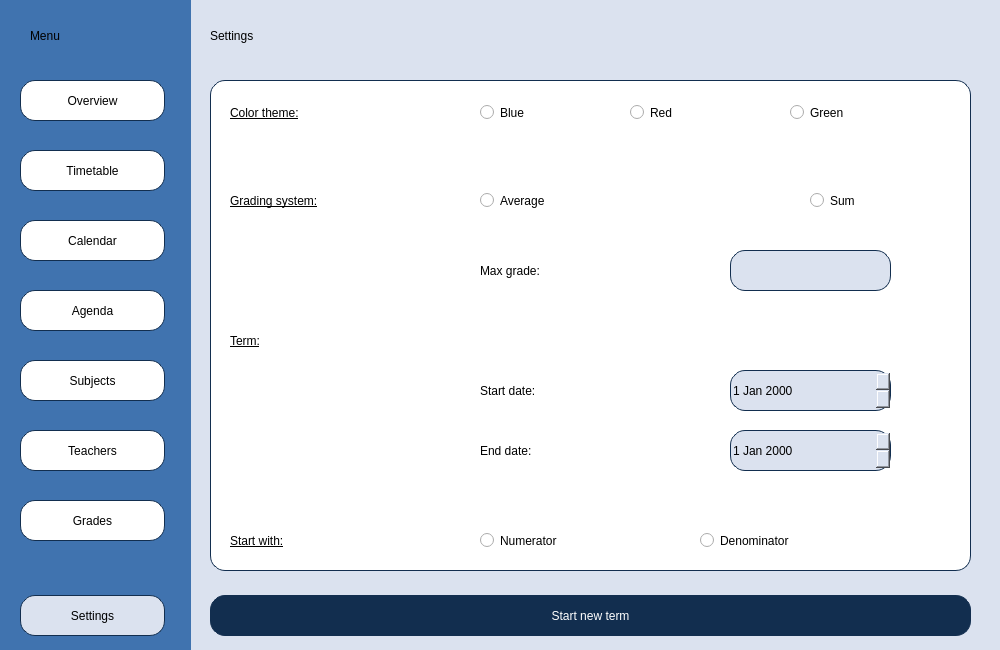
<?xml version="1.0" encoding="UTF-8"?>
<ui version="4.0">
 <class>SettingsMain</class>
 <widget class="QWidget" name="SettingsMain">
  <property name="geometry">
   <rect>
    <x>0</x>
    <y>0</y>
    <width>1000</width>
    <height>650</height>
   </rect>
  </property>
  <property name="sizePolicy">
   <sizepolicy hsizetype="Fixed" vsizetype="Fixed">
    <horstretch>0</horstretch>
    <verstretch>0</verstretch>
   </sizepolicy>
  </property>
  <property name="minimumSize">
   <size>
    <width>1000</width>
    <height>650</height>
   </size>
  </property>
  <property name="maximumSize">
   <size>
    <width>1000</width>
    <height>650</height>
   </size>
  </property>
  <property name="windowTitle">
   <string>Form</string>
  </property>
  <widget class="QWidget" name="widget_Settings" native="true">
   <property name="geometry">
    <rect>
     <x>190</x>
     <y>0</y>
     <width>811</width>
     <height>650</height>
    </rect>
   </property>
   <property name="styleSheet">
    <string notr="true">background-color:rgb(219, 226, 239);</string>
   </property>
   <widget class="QLabel" name="label_Settings">
    <property name="geometry">
     <rect>
      <x>20</x>
      <y>10</y>
      <width>231</width>
      <height>51</height>
     </rect>
    </property>
    <property name="styleSheet">
     <string notr="true">color: black;
font: 75 28pt &quot;Gentium Book Basic&quot;;</string>
    </property>
    <property name="text">
     <string>Settings</string>
    </property>
   </widget>
   <widget class="QPushButton" name="pushButton_StartNewTerm">
    <property name="geometry">
     <rect>
      <x>20</x>
      <y>595</y>
      <width>761</width>
      <height>41</height>
     </rect>
    </property>
    <property name="styleSheet">
     <string notr="true">background-color:rgb(18, 46, 79);
border-radius:15px;
border-style: solid;
border-width: 1px;
border-color: rgb(18, 46, 79);
font: 75 20pt &quot;Gentium Book Basic&quot;;
color:white;</string>
    </property>
    <property name="text">
     <string>Start new term</string>
    </property>
   </widget>
   <widget class="QWidget" name="widget_Settings_2" native="true">
    <property name="geometry">
     <rect>
      <x>20</x>
      <y>80</y>
      <width>761</width>
      <height>491</height>
     </rect>
    </property>
    <property name="styleSheet">
     <string notr="true">background: rgb(255, 255, 255);
border-radius: 15px;
border-style: solid;
border-width: 1px;
border-color:rgb(18, 46, 79);</string>
    </property>
   </widget>
   <zorder>widget_Settings_2</zorder>
   <zorder>label_Settings</zorder>
   <zorder>pushButton_StartNewTerm</zorder>
  </widget>
  <widget class="QWidget" name="widget_Menu" native="true">
   <property name="geometry">
    <rect>
     <x>0</x>
     <y>0</y>
     <width>191</width>
     <height>651</height>
    </rect>
   </property>
   <property name="styleSheet">
    <string notr="true">background-color:rgb(64, 115, 175);</string>
   </property>
   <widget class="QLabel" name="label_Menu">
    <property name="geometry">
     <rect>
      <x>30</x>
      <y>10</y>
      <width>121</width>
      <height>51</height>
     </rect>
    </property>
    <property name="styleSheet">
     <string notr="true">color: black;
font: 75 28pt &quot;Gentium Book Basic&quot;;</string>
    </property>
    <property name="text">
     <string>Menu</string>
    </property>
   </widget>
   <widget class="QPushButton" name="pushButton_Overview">
    <property name="geometry">
     <rect>
      <x>20</x>
      <y>80</y>
      <width>145</width>
      <height>41</height>
     </rect>
    </property>
    <property name="styleSheet">
     <string notr="true">font: 14pt &quot;Gentium Book Basic&quot;;
color: black;
background: rgb(255, 255, 255);
border-radius: 15px;
border-style: solid;
border-width: 1px;
border-color:rgb(18, 46, 79);</string>
    </property>
    <property name="text">
     <string>Overview</string>
    </property>
   </widget>
   <widget class="QPushButton" name="pushButton_Timetable">
    <property name="geometry">
     <rect>
      <x>20</x>
      <y>150</y>
      <width>145</width>
      <height>41</height>
     </rect>
    </property>
    <property name="styleSheet">
     <string notr="true">font: 14pt &quot;Gentium Book Basic&quot;;
color: black;
background: rgb(255, 255, 255);
border-radius: 15px;
border-style: solid;
border-width: 1px;
border-color:rgb(18, 46, 79);</string>
    </property>
    <property name="text">
     <string>Timetable</string>
    </property>
   </widget>
   <widget class="QPushButton" name="pushButton_Subjects">
    <property name="geometry">
     <rect>
      <x>20</x>
      <y>360</y>
      <width>145</width>
      <height>41</height>
     </rect>
    </property>
    <property name="styleSheet">
     <string notr="true">font: 14pt &quot;Gentium Book Basic&quot;;
color: black;
background: rgb(255, 255, 255);
border-radius: 15px;
border-style: solid;
border-width: 1px;
border-color:rgb(18, 46, 79);</string>
    </property>
    <property name="text">
     <string>Subjects</string>
    </property>
   </widget>
   <widget class="QPushButton" name="pushButton_Teachers">
    <property name="geometry">
     <rect>
      <x>20</x>
      <y>430</y>
      <width>145</width>
      <height>41</height>
     </rect>
    </property>
    <property name="styleSheet">
     <string notr="true">font: 14pt &quot;Gentium Book Basic&quot;;
color: black;
background: rgb(255, 255, 255);
border-radius: 15px;
border-style: solid;
border-width: 1px;
border-color:rgb(18, 46, 79);</string>
    </property>
    <property name="text">
     <string>Teachers</string>
    </property>
   </widget>
   <widget class="QPushButton" name="pushButton_Grades">
    <property name="geometry">
     <rect>
      <x>20</x>
      <y>500</y>
      <width>145</width>
      <height>41</height>
     </rect>
    </property>
    <property name="styleSheet">
     <string notr="true">font: 14pt &quot;Gentium Book Basic&quot;;
color: black;
background: rgb(255, 255, 255);
border-radius: 15px;
border-style: solid;
border-width: 1px;
border-color:rgb(18, 46, 79);</string>
    </property>
    <property name="text">
     <string>Grades</string>
    </property>
   </widget>
   <widget class="QPushButton" name="pushButton_Settings">
    <property name="geometry">
     <rect>
      <x>20</x>
      <y>595</y>
      <width>145</width>
      <height>41</height>
     </rect>
    </property>
    <property name="styleSheet">
     <string notr="true">font: 14pt &quot;Gentium Book Basic&quot;;
color: black;
background:rgb(219, 226, 239);
border-radius: 15px;
border-style: solid;
border-width: 1px;
border-color:rgb(18, 46, 79);</string>
    </property>
    <property name="text">
     <string>Settings</string>
    </property>
   </widget>
   <widget class="QPushButton" name="pushButton_Calendar">
    <property name="geometry">
     <rect>
      <x>20</x>
      <y>220</y>
      <width>145</width>
      <height>41</height>
     </rect>
    </property>
    <property name="styleSheet">
     <string notr="true">font: 14pt &quot;Gentium Book Basic&quot;;
color: black;
background: rgb(255, 255, 255);
border-radius: 15px;
border-style: solid;
border-width: 1px;
border-color:rgb(18, 46, 79);</string>
    </property>
    <property name="text">
     <string>Calendar</string>
    </property>
   </widget>
   <widget class="QPushButton" name="pushButton_Agenda">
    <property name="geometry">
     <rect>
      <x>20</x>
      <y>290</y>
      <width>145</width>
      <height>41</height>
     </rect>
    </property>
    <property name="styleSheet">
     <string notr="true">font: 14pt &quot;Gentium Book Basic&quot;;
color: black;
background: rgb(255, 255, 255);
border-radius: 15px;
border-style: solid;
border-width: 1px;
border-color:rgb(18, 46, 79);</string>
    </property>
    <property name="text">
     <string>Agenda</string>
    </property>
   </widget>
   <zorder>pushButton_Overview</zorder>
   <zorder>pushButton_Timetable</zorder>
   <zorder>pushButton_Subjects</zorder>
   <zorder>pushButton_Teachers</zorder>
   <zorder>pushButton_Grades</zorder>
   <zorder>pushButton_Settings</zorder>
   <zorder>label_Menu</zorder>
   <zorder>pushButton_Calendar</zorder>
   <zorder>pushButton_Agenda</zorder>
  </widget>
  <widget class="QWidget" name="widget_ColorTheme" native="true">
   <property name="geometry">
    <rect>
     <x>220</x>
     <y>85</y>
     <width>741</width>
     <height>50</height>
    </rect>
   </property>
   <property name="styleSheet">
    <string notr="true">background-color:white;</string>
   </property>
   <widget class="QLabel" name="label_ColorTheme_2">
    <property name="geometry">
     <rect>
      <x>10</x>
      <y>10</y>
      <width>171</width>
      <height>35</height>
     </rect>
    </property>
    <property name="styleSheet">
     <string notr="true">color: black;
font: 75 18pt &quot;Gentium Book Basic&quot;;
background-color: rgb(255, 255, 255);
text-decoration: underline;</string>
    </property>
    <property name="text">
     <string>Color theme:</string>
    </property>
   </widget>
   <widget class="QRadioButton" name="radioButton_Blue_2">
    <property name="geometry">
     <rect>
      <x>260</x>
      <y>10</y>
      <width>97</width>
      <height>35</height>
     </rect>
    </property>
    <property name="styleSheet">
     <string notr="true">color: black;
font: 75 18pt &quot;Gentium Book Basic&quot;;
background-color: rgb(255, 255, 255);</string>
    </property>
    <property name="text">
     <string>Blue</string>
    </property>
   </widget>
   <widget class="QRadioButton" name="radioButton_Red_2">
    <property name="geometry">
     <rect>
      <x>410</x>
      <y>10</y>
      <width>81</width>
      <height>35</height>
     </rect>
    </property>
    <property name="styleSheet">
     <string notr="true">color: black;
font: 75 18pt &quot;Gentium Book Basic&quot;;
background-color: rgb(255, 255, 255);</string>
    </property>
    <property name="text">
     <string>Red</string>
    </property>
   </widget>
   <widget class="QRadioButton" name="radioButton_Green_2">
    <property name="geometry">
     <rect>
      <x>570</x>
      <y>10</y>
      <width>101</width>
      <height>35</height>
     </rect>
    </property>
    <property name="styleSheet">
     <string notr="true">color: black;
font: 75 18pt &quot;Gentium Book Basic&quot;;
background-color: rgb(255, 255, 255);</string>
    </property>
    <property name="text">
     <string>Green</string>
    </property>
   </widget>
  </widget>
  <widget class="QWidget" name="widget_StartWith" native="true">
   <property name="geometry">
    <rect>
     <x>220</x>
     <y>520</y>
     <width>741</width>
     <height>41</height>
    </rect>
   </property>
   <property name="styleSheet">
    <string notr="true">background-color:white;</string>
   </property>
   <widget class="QLabel" name="label_StartWith_2">
    <property name="geometry">
     <rect>
      <x>10</x>
      <y>0</y>
      <width>151</width>
      <height>41</height>
     </rect>
    </property>
    <property name="styleSheet">
     <string notr="true">color: black;
font: 75 18pt &quot;Gentium Book Basic&quot;;
background-color: rgb(255, 255, 255);
text-decoration: underline;</string>
    </property>
    <property name="text">
     <string>Start with:</string>
    </property>
   </widget>
   <widget class="QRadioButton" name="radioButton_Numerator_2">
    <property name="geometry">
     <rect>
      <x>260</x>
      <y>0</y>
      <width>171</width>
      <height>41</height>
     </rect>
    </property>
    <property name="styleSheet">
     <string notr="true">color: black;
font: 75 18pt &quot;Gentium Book Basic&quot;;
background-color: rgb(255, 255, 255);</string>
    </property>
    <property name="text">
     <string>Numerator</string>
    </property>
   </widget>
   <widget class="QRadioButton" name="radioButton_Denominator_2">
    <property name="geometry">
     <rect>
      <x>480</x>
      <y>0</y>
      <width>191</width>
      <height>41</height>
     </rect>
    </property>
    <property name="styleSheet">
     <string notr="true">color: black;
font: 75 18pt &quot;Gentium Book Basic&quot;;
background-color: rgb(255, 255, 255);</string>
    </property>
    <property name="text">
     <string>Denominator</string>
    </property>
   </widget>
  </widget>
  <widget class="QWidget" name="widget_GradingSystem" native="true">
   <property name="geometry">
    <rect>
     <x>220</x>
     <y>170</y>
     <width>741</width>
     <height>131</height>
    </rect>
   </property>
   <property name="styleSheet">
    <string notr="true">background-color:white;</string>
   </property>
   <widget class="QLabel" name="label_GradingSystem_2">
    <property name="geometry">
     <rect>
      <x>10</x>
      <y>10</y>
      <width>211</width>
      <height>41</height>
     </rect>
    </property>
    <property name="styleSheet">
     <string notr="true">color: black;
font: 75 18pt &quot;Gentium Book Basic&quot;;
background-color: rgb(255, 255, 255);
text-decoration: underline;</string>
    </property>
    <property name="text">
     <string>Grading system:</string>
    </property>
   </widget>
   <widget class="QRadioButton" name="radioButton_Average_2">
    <property name="geometry">
     <rect>
      <x>260</x>
      <y>10</y>
      <width>131</width>
      <height>41</height>
     </rect>
    </property>
    <property name="styleSheet">
     <string notr="true">color: black;
font: 75 18pt &quot;Gentium Book Basic&quot;;
background-color: rgb(255, 255, 255);</string>
    </property>
    <property name="text">
     <string>Average</string>
    </property>
   </widget>
   <widget class="QRadioButton" name="radioButton_Sum_2">
    <property name="geometry">
     <rect>
      <x>590</x>
      <y>10</y>
      <width>81</width>
      <height>41</height>
     </rect>
    </property>
    <property name="styleSheet">
     <string notr="true">color: black;
font: 75 18pt &quot;Gentium Book Basic&quot;;
background-color: rgb(255, 255, 255);</string>
    </property>
    <property name="text">
     <string>Sum</string>
    </property>
   </widget>
   <widget class="QLineEdit" name="lineEdit_MaxGrade_2">
    <property name="geometry">
     <rect>
      <x>510</x>
      <y>80</y>
      <width>161</width>
      <height>41</height>
     </rect>
    </property>
    <property name="styleSheet">
     <string notr="true">font: 18pt &quot;Gentium Book Basic&quot;;
color: black;
background:rgb(219, 226, 239);
border-radius: 15px;
border-style: solid;
border-width: 1px;
border-color:rgb(18, 46, 79);</string>
    </property>
   </widget>
   <widget class="QLabel" name="label_MaxGrade_2">
    <property name="geometry">
     <rect>
      <x>260</x>
      <y>80</y>
      <width>151</width>
      <height>41</height>
     </rect>
    </property>
    <property name="styleSheet">
     <string notr="true">color: black;
font: 75 18pt &quot;Gentium Book Basic&quot;;
background-color: rgb(255, 255, 255);</string>
    </property>
    <property name="text">
     <string>Max grade:</string>
    </property>
   </widget>
  </widget>
  <widget class="QWidget" name="widget_Term" native="true">
   <property name="geometry">
    <rect>
     <x>220</x>
     <y>310</y>
     <width>741</width>
     <height>171</height>
    </rect>
   </property>
   <property name="styleSheet">
    <string notr="true">background-color:white;</string>
   </property>
   <widget class="QLabel" name="label_Term_2">
    <property name="geometry">
     <rect>
      <x>10</x>
      <y>10</y>
      <width>101</width>
      <height>41</height>
     </rect>
    </property>
    <property name="styleSheet">
     <string notr="true">color: black;
font: 75 18pt &quot;Gentium Book Basic&quot;;
background-color: rgb(255, 255, 255);
text-decoration: underline;</string>
    </property>
    <property name="text">
     <string>Term:</string>
    </property>
   </widget>
   <widget class="QLabel" name="label_StartDate_2">
    <property name="geometry">
     <rect>
      <x>260</x>
      <y>60</y>
      <width>151</width>
      <height>41</height>
     </rect>
    </property>
    <property name="styleSheet">
     <string notr="true">color: black;
font: 75 18pt &quot;Gentium Book Basic&quot;;
background-color: rgb(255, 255, 255);</string>
    </property>
    <property name="text">
     <string>Start date:</string>
    </property>
   </widget>
   <widget class="QLabel" name="label_EndDate_2">
    <property name="geometry">
     <rect>
      <x>260</x>
      <y>120</y>
      <width>151</width>
      <height>41</height>
     </rect>
    </property>
    <property name="styleSheet">
     <string notr="true">color: black;
font: 75 18pt &quot;Gentium Book Basic&quot;;
background-color: rgb(255, 255, 255);</string>
    </property>
    <property name="text">
     <string>End date:</string>
    </property>
   </widget>
   <widget class="QDateEdit" name="dateEdit_StartDate_2">
    <property name="geometry">
     <rect>
      <x>510</x>
      <y>60</y>
      <width>161</width>
      <height>41</height>
     </rect>
    </property>
    <property name="styleSheet">
     <string notr="true">font: 18pt &quot;Gentium Book Basic&quot;;
color: black;
background:rgb(219, 226, 239);
border-radius: 15px;
border-style: solid;
border-width: 1px;
border-color:rgb(18, 46, 79);</string>
    </property>
   </widget>
   <widget class="QDateEdit" name="dateEdit_EndDate_2">
    <property name="geometry">
     <rect>
      <x>510</x>
      <y>120</y>
      <width>161</width>
      <height>41</height>
     </rect>
    </property>
    <property name="styleSheet">
     <string notr="true">font: 18pt &quot;Gentium Book Basic&quot;;
color: black;
background:rgb(219, 226, 239);
border-radius: 15px;
border-style: solid;
border-width: 1px;
border-color:rgb(18, 46, 79);</string>
    </property>
   </widget>
  </widget>
 </widget>
 <resources/>
 <connections/>
</ui>
